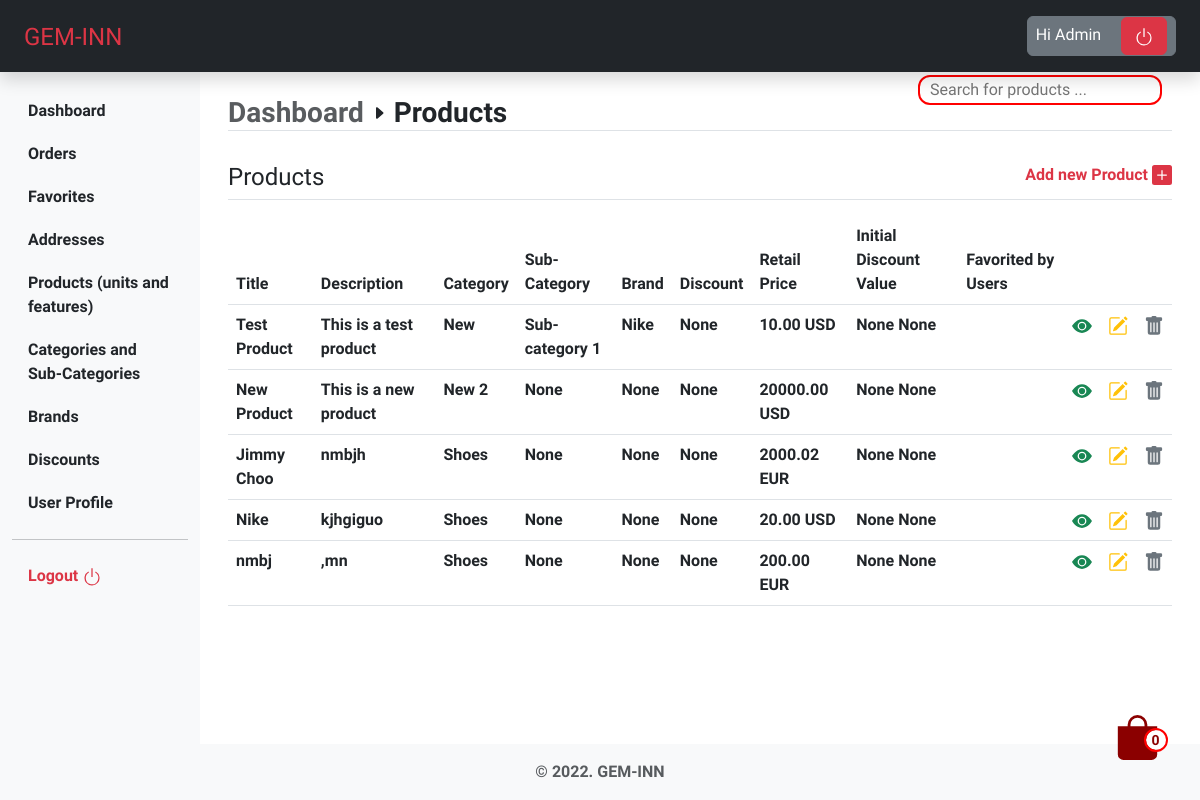
Before: /dashboard/products/ (signed in) with the older database file.
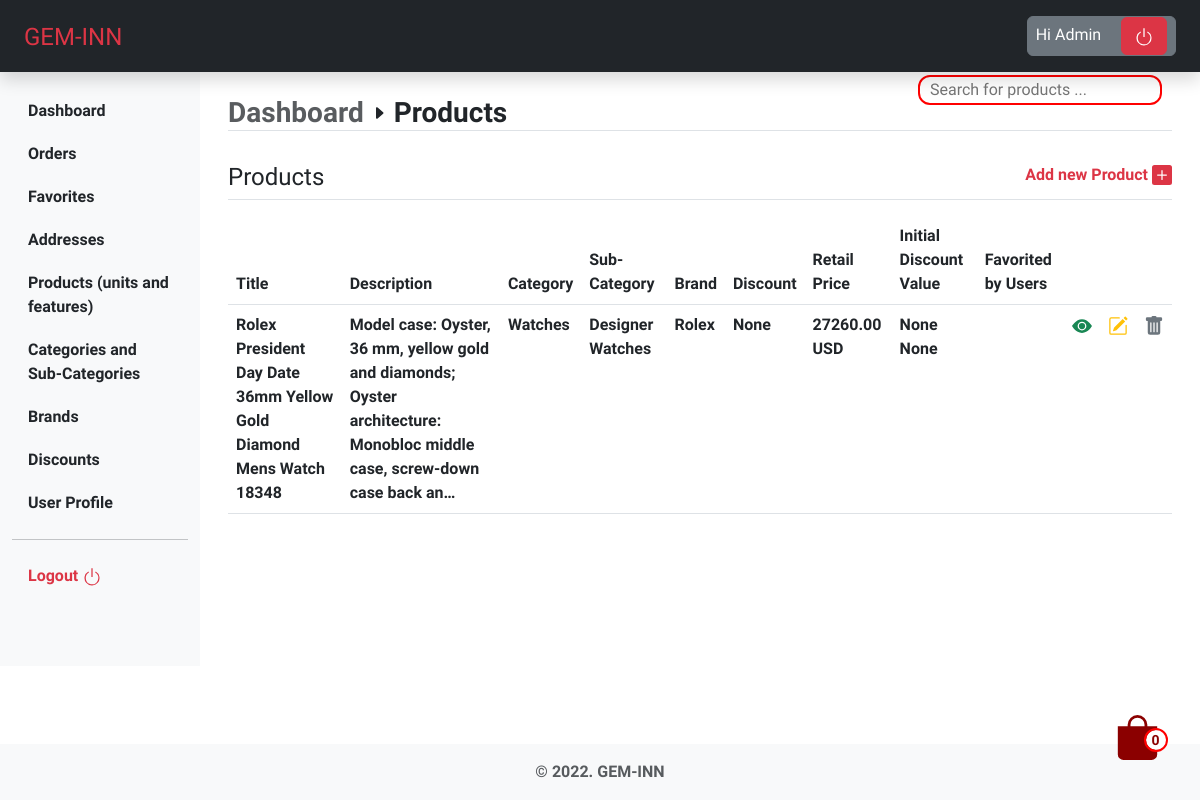
After: the same page with the newer database file.
### inventory/models.py (models this page shows, shortened)
class Product(models.Model):
    RETAIL_PRICE_UNIT_CHOICES = [
        ('EUR', 'Euro'),
        ('USD', 'USD'),
    ]
    DISCOUNT_VALUE_UNIT_CHOICES = [
        ('EUR', 'Euro'),
        ('USD', 'USD'),
        ('PERC', 'Percent'),
    ]
    title = models.CharField(
        verbose_name=_('Product title'),
        help_text=_('Required'),
        max_length=255,
    )
    slug = models.SlugField(verbose_name=_(
        'Category safe URL'), max_length=255, unique=True)
    description = models.TextField(verbose_name=_(
        'Product description'), help_text=_('Not required'), null=True, blank=True)
    category = models.ForeignKey(Category, on_delete=models.CASCADE)
    sub_category = models.ForeignKey(
        SubCategory, on_delete=models.CASCADE, null=True, blank=True)
    brand = models.ForeignKey(
        Brand, on_delete=models.CASCADE, null=True, blank=True)
    discount = models.ForeignKey(Discount, verbose_name=_(
        'Discount (if any) — (select discount code)'), on_delete=models.CASCADE, null=True, blank=True)
    retail_price = models.DecimalField(
        verbose_name=_('Retail Price'),
        null=True,
        blank=True,
        max_digits=9,
        decimal_places=2
    )
    retail_price_unit = models.CharField(
        choices=RETAIL_PRICE_UNIT_CHOICES,
        verbose_name=_('Retail Price Value Unit'),
        help_text=_('Required'),
        max_length=255,
        null=True,
        blank=True
    )
    initial_discount_value = models.DecimalField(
        verbose_name=_('Initial Discount Value (if any)'),
        help_text=_('Required'),
        null=True,
        blank=True,
        max_digits=9,
        decimal_places=2
    )
    initial_discount_value_unit = models.CharField(
        choices=DISCOUNT_VALUE_UNIT_CHOICES,
        verbose_name=_('Initial Discount Value Unit'),
        help_text=_('Required'),
        max_length=255,
        null=True,
        blank=True
    )
    users_favorite = models.ManyToManyField(
        UserModel, related_name='user_favorite', null=True, blank=True)
    added_by = models.ForeignKey(UserModel, on_delete=models.CASCADE)
    is_active = models.BooleanField(
        verbose_name=_('Product visibility'),
        help_text=_('Change product visibility'),
        default=True,
    )
    created_at = models.DateTimeField(
        _('Created at'), auto_now_add=True, editable=False)
    updated_at = models.DateTimeField(_('Updated at'), auto_now=True)
    deleted_at = models.DateTimeField(null=True, blank=True)
    class Meta:
        ordering = ('-created_at',)
        verbose_name = _('Product')
        verbose_name_plural = _('Products')

class Category(models.Model):
    title = models.CharField(
        verbose_name=_('Category Title'),
        help_text=_('Required and unique'),
        max_length=255,
        unique=True,
    )
    slug = models.SlugField(verbose_name=_(
        'Category safe URL'), max_length=255, unique=True)
    description = models.CharField(
        verbose_name=_('Category Description'),
        help_text=_('Required and unique'),
        max_length=255,
    )
    added_by = models.ForeignKey(UserModel, on_delete=models.CASCADE)
    is_active = models.BooleanField(
        verbose_name=_('Category visibility'),
        help_text=_('Change category visibility'),
        default=True,
    )
    created_at = models.DateTimeField(
        _('Created at'), auto_now_add=True, editable=False)
    updated_at = models.DateTimeField(_('Updated at'), auto_now=True)
    deleted_at = models.DateTimeField(null=True, blank=True)
    class Meta:
        verbose_name = _('Category')
        verbose_name_plural = _('Categories')
    def __str__(self):
        return self.title

class SubCategory(models.Model):
    title = models.CharField(
        verbose_name=_('Sub-category Title'),
        help_text=_('Required and unique'),
        max_length=255,
        unique=True,
    )
    slug = models.SlugField(verbose_name=_(
        'Sub-category safe URL'), max_length=255, unique=True)
    description = models.CharField(
        verbose_name=_('Sub-category Description'),
        help_text=_('Required and unique'),
        max_length=255,
    )
    category = models.ForeignKey(
        Category, on_delete=models.CASCADE, related_name='category')
    added_by = models.ForeignKey(UserModel, on_delete=models.CASCADE)
    is_active = models.BooleanField(
        verbose_name=_('Sub-category visibility'),
        help_text=_('Change sub-category visibility'),
        default=True,
    )
    created_at = models.DateTimeField(
        _('Created at'), auto_now_add=True, editable=False)
    updated_at = models.DateTimeField(_('Updated at'), auto_now=True)
    deleted_at = models.DateTimeField(null=True, blank=True)
    class Meta:
        verbose_name = _('Sub-category')
        verbose_name_plural = _('Sub-categories')
    def __str__(self):
        return self.title

class Brand(models.Model):
    title = models.CharField(
        verbose_name=_('Brand Title'),
        help_text=_('Required and unique'),
        max_length=255,
        unique=True,
    )
    slug = models.SlugField(verbose_name=_(
        'Brand safe URL'), max_length=255, unique=True)
    description = models.CharField(
        verbose_name=_('Brand Description'),
        help_text=_('Required and unique'),
        max_length=255,
    )
    logo = models.ImageField(
        verbose_name=_('Brand Logo'),
        help_text=_('Upload logo image'),
        upload_to='images/brands/',
        default='images/default.png',
    )
    web = models.CharField(
        verbose_name=_('Brand Website'),
        max_length=255,
    )
    instagram = models.CharField(
        verbose_name=_('Brand Instagram'),
        max_length=255,
    )
    twitter = models.CharField(
        verbose_name=_('Brand Twitter'),
        max_length=255,
    )
    added_by = models.ForeignKey(UserModel, on_delete=models.CASCADE)
    is_active = models.BooleanField(
        verbose_name=_('Brand visibility'),
        help_text=_('Change brand visibility'),
        default=True,
    )
    created_at = models.DateTimeField(
        _('Created at'), auto_now_add=True, editable=False)
    updated_at = models.DateTimeField(_('Updated at'), auto_now=True)
    deleted_at = models.DateTimeField(null=True, blank=True)
    class Meta:
        verbose_name = _('Brand')
        verbose_name_plural = _('Brands')
    def __str__(self):
        return self.title

### inventory/views.py (the view)
# urls.py: path('products/', views.products, name='products'),
@login_required
def products(request):
    products = Product.objects.filter(
        is_active=True).order_by('-updated_at')
    return render(request, 'inventory/products/index.html', {'products': products})

### bag/bag.py (called while the page is built)
    def __len__(self):
        return sum(item["qty"] for item in self.bag.values())

### bag/context_processors.py (called while the page is built)
def bag(request):
    return {'bag': Bag(request)}

### inventory/templates/inventory/products/index.html (shortened to what this page needs)
{% extends 'dashboard/base.html' %}
{% load static %}
{% block content %}
    <section class="products px-3 mb-5">
        {% if products %}
        <div class="mb-3 border-bottom d-flex justify-content-between">
            <h3 class="fs-4">Products</h3>
            <a href="{% url 'inventory:add_product' %}" class="text-danger text-decoration-none mb-2">
                Add new Product
            </a>
        </div>
        <div class="overflow-x-scroll">
            <table class="table table-hover">
                <thead>
                    <tr>
                        <th scope="col">Title</th>
                        <th scope="col">Description</th>
                        <th scope="col">Category</th>
                        <th scope="col">Sub-Category</th>
                        <th scope="col">Brand</th>
                        <th scope="col">Discount</th>
                        <th scope="col">Retail Price</th>
                        <th scope="col">Initial Discount Value</th>
                        <th scope="col">Favorited by Users</th>
                        <th></th>
                        <th></th>
                        <th></th>
                    </tr>
                </thead>
                <tbody>
                    {% for product in products %}
                        <tr>
                            <td>{{ product.title|truncatechars:70 }}</td>
                            <td>{{ product.description|truncatechars:120 }}</td>
                            <td>{{ product.category }}</td>
                            <td>{{ product.sub_category }}</td>
                            <td>{{ product.brand }}</td>
                            <td>{{ product.discount }}</td>
                            <td>{{ product.retail_price }} {{ product.retail_price_unit }}</td>
                            <td>{{ product.initial_discount_value }} {{ product.initial_discount_value_unit }}</td>
                            <td>{{ product.user_favorites }}</td>
                            <td>
                                <a href="{% url 'inventory:view_product' product.slug %}">
                                    <svg xmlns="http://www.w3.org/2000/svg" width="20" height="20" fill="currentColor" class="bi bi-eye-fill text-success" viewBox="0 0 16 16">
                                        <path d="M10.5 8a2.5 2.5 0 1 1-5 0 2.5 2.5 0 0 1 5 0z"/>
                                        <path d="M0 8s3-5.5 8-5.5S16 8 16 8s-3 5.5-8 5.5S0 8 0 8zm8 3.5a3.5 3.5 0 1 0 0-7 3.5 3.5 0 0 0 0 7z"/>
                                    </svg>
                                </a>
                            </td>
                            <td>
                                <a href="{% url 'inventory:update_product' product.slug %}">
                                </a>
                            </td>
                            <td>
                                <a href="{% url 'inventory:delete_product' product.slug %}">
                                </a>
                            </td>
                        </tr>
                    {% endfor %}
                </tbody>
            </table>
        </div>
        {% endif %}
    </section>
{% endblock %}

Changed rows visible on the page:
removed Product: title "Test Product", description "This is a test product", category "New", sub_category "Sub-category 1", brand "Nike", discount "None", retail_price "10.00", retail_price_unit "USD", initial_discount_value "None", initial_discount_value_unit "None"
removed Product: title "New Product", description "This is a new product", category "New 2", sub_category "None", brand "None", discount "None", retail_price "20000.00", retail_price_unit "USD", initial_discount_value "None", initial_discount_value_unit "None"
removed Product: title "Jimmy Choo", description "nmbjh", category "Shoes", sub_category "None", brand "None", discount "None", retail_price "2000.02", retail_price_unit "EUR", initial_discount_value "None", initial_discount_value_unit "None"
removed Product: title "Nike", description "kjhgiguo", category "Shoes", sub_category "None", brand "None", discount "None", retail_price "20.00", retail_price_unit "USD", initial_discount_value "None", initial_discount_value_unit "None"
removed Product: title "nmbj", description ",mn", category "Shoes", sub_category "None", brand "None", discount "None", retail_price "200.00", retail_price_unit "EUR", initial_discount_value "None", initial_discount_value_unit "None"
now on this page (row edited): Product: title "Rolex President Day Date 36mm Yellow Gold Diamond Mens Watch 18348", description "Model case: Oyster, 36 mm, yellow gold and diamonds; Oyster architecture: Monobloc middle case, screw-down case back an…", category "Watches", sub_category "Designer Watches", brand "Rolex", discount "None", retail_price "27260.00", retail_price_unit "USD", initial_discount_value "None", initial_discount_value_unit "None"
